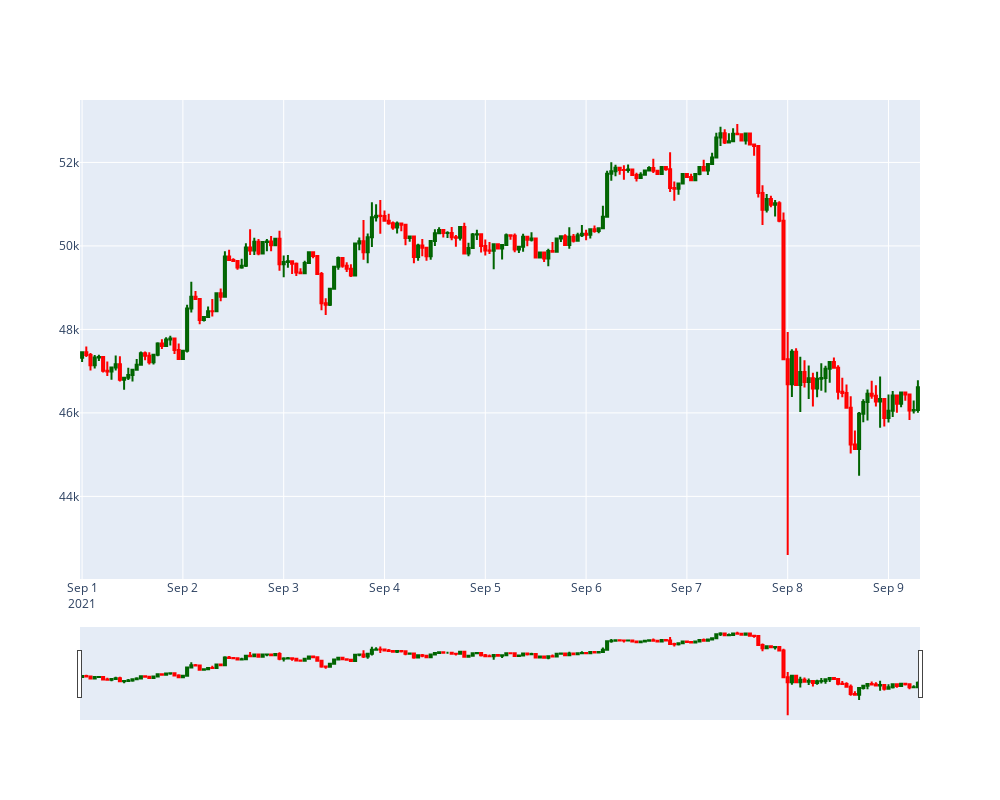

Notebook source saved alongside this figure:
### Code cell
# ローソク足の表示 なんか色々動かせて超便利

fig = go.Figure(data=[go.Candlestick(
                        x=df.index,
                        open=df['open'],
                        high=df['high'],
                        low=df['low'],
                        close=df['close'],
                        increasing_line_color= 'darkgreen',
                        decreasing_line_color= 'red')])

fig.update_layout(autosize=True,width=1000,height=800)
fig

### Figure 1 — Plotly figure (JSON) as saved in the notebook; plotly's stock layout.template omitted (floating-point values rounded to 4 significant figures; data arrays with more than 128 entries replaced by an {"elided": "..."} marker saying what was removed)
{"data": [{"close": {"elided": "200 str values"}, "decreasing": {"line": {"color": "red"}}, "high": {"elided": "200 str values"}, "increasing": {"line": {"color": "darkgreen"}}, "low": {"elided": "200 str values"}, "open": {"elided": "200 str values"}, "type": "candlestick", "x": {"elided": "200 str values"}}], "layout": {"autosize": true, "height": 800, "width": 1000}}
